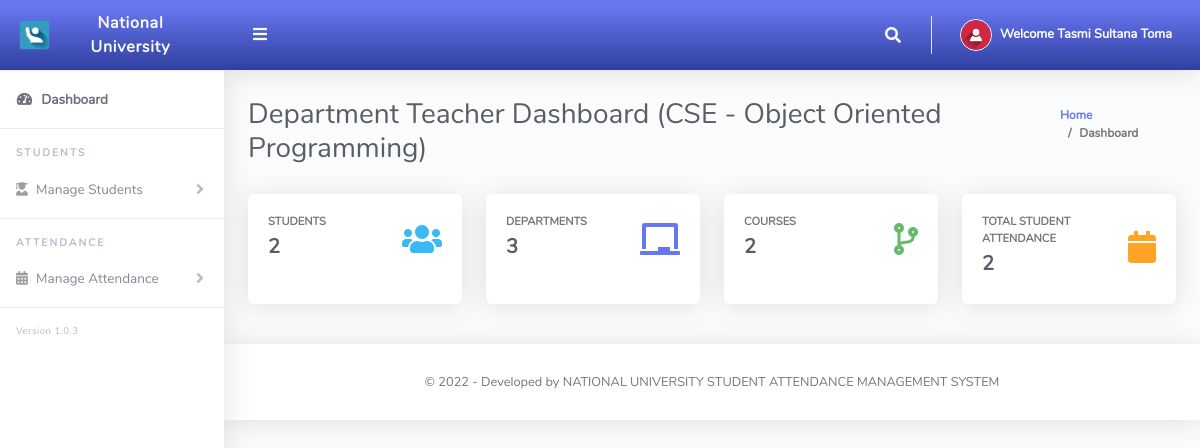
Screenshot of /ClassTeacher/index.php (signed in) with the database file from the repository.
### tables this page shows
CREATE TABLE `tblclassteacher` (
  `Id` int(10) NOT NULL,
  `firstName` varchar(255) NOT NULL,
  `lastName` varchar(255) NOT NULL,
  `emailAddress` varchar(255) NOT NULL,
  `password` varchar(255) NOT NULL,
  `phoneNo` varchar(50) NOT NULL,
  `classId` varchar(10) NOT NULL,
  `classArmId` varchar(10) NOT NULL,
  `dateCreated` varchar(50) NOT NULL
);

CREATE TABLE `tblclassarms` (
  `Id` int(10) NOT NULL,
  `classId` varchar(10) NOT NULL,
  `classArmName` varchar(255) NOT NULL,
  `isAssigned` varchar(10) NOT NULL
);

CREATE TABLE `tblclass` (
  `Id` int(10) NOT NULL,
  `className` varchar(255) NOT NULL
);

### ClassTeacher/index.php (the view, shortened to what this page needs)
<?php
include '../Includes/dbcon.php';
$query = "SELECT tblclass.className,tblclassarms.classArmName
    FROM tblclassteacher
    INNER JOIN tblclass ON tblclass.Id = tblclassteacher.classId
    INNER JOIN tblclassarms ON tblclassarms.Id = tblclassteacher.classArmId
    Where tblclassteacher.Id = '$_SESSION[userId]'";
$rs = $conn->query($query);
$rrw = $rs->fetch_assoc();
?>
<!DOCTYPE html>
<html lang="en">
<head>
  <link href="../vendor/fontawesome-free/css/all.min.css" rel="stylesheet" type="text/css">
  <link href="../vendor/bootstrap/css/bootstrap.min.css" rel="stylesheet" type="text/css">
  <link href="css/ruang-admin.min.css" rel="stylesheet">
</head>
<body id="page-top">
  <div id="wrapper">
    <?php include "Includes/sidebar.php"; ?>
    <div id="content-wrapper" class="d-flex flex-column">
      <div id="content">
        <?php include "Includes/topbar.php"; ?>
        <div class="container-fluid" id="container-wrapper">
          <div class="d-sm-flex align-items-center justify-content-between mb-4">
            <h1 class="h3 mb-0 text-gray-800">Department Teacher Dashboard (<?php echo $rrw['className'] . ' - ' . $rrw['classArmName']; ?>)</h1>
            <ol class="breadcrumb">
              <li class="breadcrumb-item"><a href="./">Home</a></li>
              <li class="breadcrumb-item active" aria-current="page">Dashboard</li>
            </ol>
          </div>
          <div class="row mb-3">
            <?php
            $query1 = mysqli_query($conn, "SELECT * from tblstudents where classId = '$_SESSION[classId]'");
            $students = mysqli_num_rows($query1);
            ?>
            <div class="col-xl-3 col-md-6 mb-4">
              <div class="card h-100">
                <div class="card-body">
                  <div class="row no-gutters align-items-center">
                    <div class="col mr-2">
                      <div class="text-xs font-weight-bold text-uppercase mb-1">Students</div>
                      <div class="h5 mb-0 mr-3 font-weight-bold text-gray-800"><?php echo $students; ?></div>
                    </div>
                    <div class="col-auto">
                      <i class="fas fa-users fa-2x text-info"></i>
                    </div>
                  </div>
                </div>
              </div>
            </div>
            <?php
            $query1 = mysqli_query($conn, "SELECT * from tblclass");
            $class = mysqli_num_rows($query1);
            ?>
            <div class="col-xl-3 col-md-6 mb-4">
              <div class="card h-100">
                <div class="card-body">
                  <div class="row align-items-center">
                    <div class="col mr-2">
                      <div class="text-xs font-weight-bold text-uppercase mb-1">Departments</div>
                      <div class="h5 mb-0 font-weight-bold text-gray-800"><?php echo $class; ?></div>
                    </div>
                    <div class="col-auto">
                      <i class="fas fa-chalkboard fa-2x text-primary"></i>
                    </div>
                  </div>
                </div>
              </div>
            </div>
            <?php
            $query1 = mysqli_query($conn, "SELECT * from tblclassarms");
            $classArms = mysqli_num_rows($query1);
            ?>
            <div class="col-xl-3 col-md-6 mb-4">
              <div class="card h-100">
                <div class="card-body">
                  <div class="row no-gutters align-items-center">
                    <div class="col mr-2">
                      <div class="text-xs font-weight-bold text-uppercase mb-1">Courses</div>
                      <div class="h5 mb-0 font-weight-bold text-gray-800"><?php echo $classArms; ?></div>
                    </div>
                    <div class="col-auto">
                      <i class="fas fa-code-branch fa-2x text-success"></i>
                    </div>
                  </div>
                </div>
              </div>
            </div>
            <?php
            $query1 = mysqli_query($conn, "SELECT * from tblattendance where classId = '$_SESSION[classId]' and classArmId = '$_SESSION[classArmId]'");
            $totAttendance = mysqli_num_rows($query1);
            ?>
            <div class="col-xl-3 col-md-6 mb-4">
              <div class="card h-100">
                <div class="card-body">
                  <div class="row no-gutters align-items-center">
                    <div class="col mr-2">
                      <div class="text-xs font-weight-bold text-uppercase mb-1">Total Student Attendance</div>
                      <div class="h5 mb-0 font-weight-bold text-gray-800"><?php echo $totAttendance; ?></div>
                    </div>
                    <div class="col-auto">
                      <i class="fas fa-calendar fa-2x text-warning"></i>
                    </div>
                  </div>
                </div>
              </div>
            </div>
          </div>
        </div>
        <?php include 'includes/footer.php'; ?>
      </div>
    </div>
</body>
</html>

### ClassTeacher/Includes/topbar.php (shortened to what this page needs)
<?php
$query = "SELECT * FROM tblclassteacher WHERE Id = " . $_SESSION['userId'] . "";
$rs = $conn->query($query);
$rows = $rs->fetch_assoc();
$fullName = $rows['firstName'] . " " . $rows['lastName'];;
?>
<nav class="navbar navbar-expand navbar-light bg-gradient-primary topbar mb-4 static-top">
  <button id="sidebarToggleTop" class="btn btn-link rounded-circle mr-3">
    <i class="fa fa-bars"></i>
  </button>
  <ul class="navbar-nav ml-auto">
    <li class="nav-item dropdown no-arrow">
      <a class="nav-link dropdown-toggle" href="#" id="searchDropdown" role="button" data-toggle="dropdown" aria-haspopup="true" aria-expanded="false">
        <i class="fas fa-search fa-fw"></i>
      </a>
    </li>
    <li class="nav-item dropdown no-arrow">
      <a class="nav-link dropdown-toggle" href="#" id="userDropdown" role="button" data-toggle="dropdown" aria-haspopup="true" aria-expanded="false">
        <img class="img-profile rounded-circle" src="img/user-icn.png" style="max-width: 60px">
        <span class="ml-2 d-none d-lg-inline text-white small"><b>Welcome <?php echo $fullName; ?></b></span>
      </a>
    </li>
  </ul>
</nav>

### rows the page displays
tblclassteacher: fullName "Tasmi Sultana Toma"
tblclassarms: classId.className "CSE", classArmName "Object Oriented Programming"

### other values shown
$students "2"
$class "3"
$classArms "2"
$totAttendance "2"
